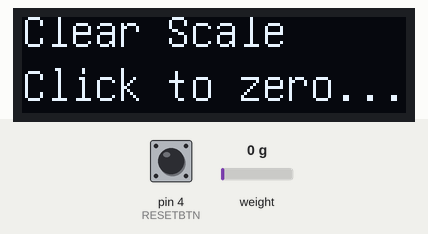
A sketch run on a simulated Arduino Uno, built with avr-gcc and run on an emulated ATmega328P. Parts: 128×32 one-colour display. The inputs (shaded band) are chosen by the test bench; at power-on: pin 4 (RESETBTN) LOW, weight on the scale 0 g. What the sketch prints to the serial monitor is not drawn.

Above: at 3.7 s.
3.8 s: pin 4 (RESETBTN) pulled HIGH for 0.15 s
6.9 s: weight on the scale set to 100 g
At 8.2 s:
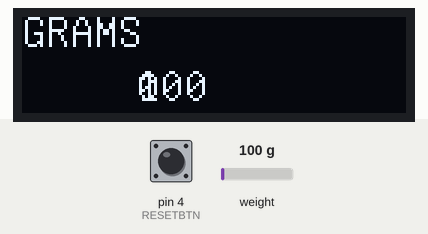
9.9 s: pin 4 (RESETBTN) pulled HIGH for 1 s
At 11.3 s:
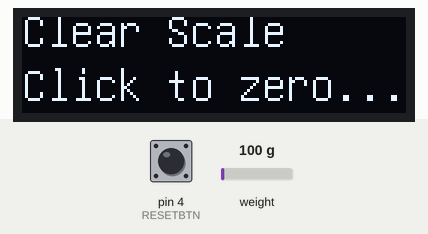
13.9 s: weight on the scale set to 1250 g
At 15.4 s:
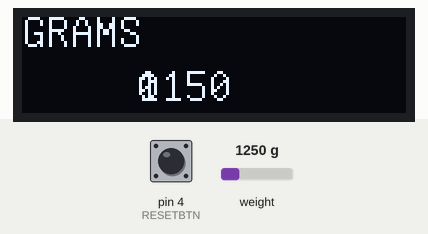
16.9 s: weight on the scale set to 2500 g
At 18.7 s:
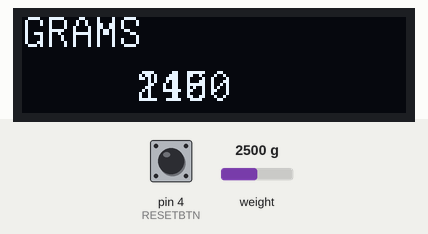
19.9 s: pin 4 (RESETBTN) pulled HIGH for 3.2 s
At 28.0 s:
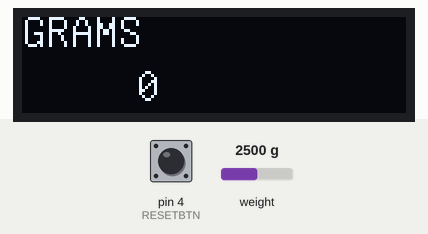
Timing chart, 0 to 28.3 s (numbered marks = the images above; inputs shaded):
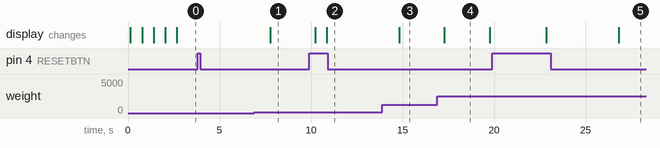

Measured:
- after the input at 3.8 s, every drawn part: stays the same
- after the input at 6.9 s, the display: changes after 0.87 s (image 1)
- after the input at 9.9 s, the display: first differs from a run without the input after 0.95 s (image 2)
- after the input at 13.9 s, the display: changes after 0.92 s (image 3)
- after the input at 16.9 s, the display: changes after 0.39 s (image 4)
- after the input at 19.9 s, the display: first changes after 3.0 s (image 5 shows a later state)
- what the display in image 4 shows lasts 2.5 s, from 17.3 s to 19.8 s

The sketch:

WaterTime.ino
```cpp
#include "U8glib.h"   // Library for Oled display https://github.com/olikraus/u8glib/
#include "HX711.h"    // Library for Load Cell amplifier board
#include <math.h>


#define CLK 5   // CLK of HX711 connected to pin 5 of Arduino
#define DOUT 6  // DOUT of HX711 connected to pin 6 of Arduino
#define RESETBTN 4
#define standard = 6;
#define drinkStandard = 40;


int reset_screen_counter=0;      // Variable used to decide what to display on Oled
float unit_conversion;           // Used to convert between measuring units
int decimal_place;               // how many decimal number to display
int weight=0;
float curWeight=0;
int prevWeighz;
int flag_clean = 0;
int stable = 0;
int machineOn, flagFinalWeight, flagTimingState,flagCup, flagAlert, flagBlink;
int weightRead,lastWeight,curRead,preRead;
float startTime, blinkTime, blinkPreTime, blinkInterval, pastInterval;
float drinkInterval = 10000;
HX711 scale;  // Init of the HX711
U8GLIB_SSD1306_128X32 u8g(U8G_I2C_OPT_FAST);  // Init of the OLED


void startupscreen(void) {
  u8g.setFont(u8g_font_unifont);
  u8g.firstPage();
  do {
    u8g.drawStr( 0, 10, "Clear Scale");
    u8g.drawStr( 0, 28, "Click to zero...");
  } while( u8g.nextPage() );
}

// Reset Scale to zero
void tare_scale(void) {
  scale.begin(DOUT, CLK);
  scale.set_scale(-109600);  //Calibration Factor obtained from calibration sketch
  scale.tare();             //Reset the scale to 0
 // flag_clean= 1;
}

/*int stable_measurement(void){
  preWeight =
  curWeight = scale.get_units(3)unit_conversion;
  prevWeight = curWeight;

  curWeight =
   Serial.print("fsrRead: ");
   Serial.print(fsrADC);
   Serial.println();
   Serial.print("计时: ");
   Serial.println(String(flagTimingState));
   Serial.print("STABLE: ");
      Serial.println(String(stable));
  // If the FSR has no pressure, the resistance will be
  // near infinite. So the voltage should be near 0.
  if (weight > 40 && stable != standard) // If the analog reading is non-zero
  {
     //analogWrite(BLUE_PIN, HIGH);
     //analogWrite(RED_PIN, HIGH);
    //blinkTime = 0;
    //flagBlink = 0;

   if(flagCup == 0 || flagCup == 3){
    flagCup = 1;
   }


    if (fabs(curRead - preRead) < 4 ){
      stable++;
    }
    else{
      stable = 0;
    }
  }
}*/

// Start Displaying information on OLED
void start_scale(void) {
  char temp_current_units[15];  // Needed to store String to Char conversion
  String KG="KG";
  String GRAMS="GRAMS";
  String LBS="POUNDS";

                  // 0 = grams
    GRAMS.toCharArray(temp_current_units, 15);  // Convert String to Char for OLED display
    unit_conversion=1000;                        // conversion value for grams
    decimal_place=0;                            // how many decimal place numbers to display

    u8g.setFont(u8g_font_unifont);
    u8g.firstPage();
      do {
        u8g.drawStr( 0, 10, temp_current_units);  // Display the current measurement unit
        u8g.setPrintPos(38, 28);
        Serial.print("重量：");
        Serial.println(scale.get_units(3)*unit_conversion);
        u8g.print(scale.get_units(3)*unit_conversion, decimal_place);  // Display the average of 3 scale value reading
      } while( u8g.nextPage() );
}


void setup(void) {

  Serial.begin(9600);
  // Rotate screen 180 degrees on OLED, if required
  u8g.setRot180();

  // Set color of OLED to Monochrome
  u8g.setColorIndex(1);

  // Select font to use
  u8g.setFont(u8g_font_unifont);

  String start_count_string="Starting up....";  // Message to display at Startup
  char start_count[15];  // Used to String to Char conversion

  // Loop to display counting dots
  for (int x=12; x < 16; x++) {  // Select the first 12 to 16 character of String
    start_count_string.toCharArray(start_count, x);
    u8g.firstPage();
    do {
      u8g.drawStr( 0, 10, "ARDUINO SCALE");
      u8g.drawStr( 0, 28, start_count);
    } while( u8g.nextPage() );
    delay(500);  // Delay between dots
  }
}


void loop(void) {
  Serial.print("按钮：");
  Serial.println(digitalRead(RESETBTN));

  //Serial.println(scale.get_units(3)*unit_conversion);
// If Switch is pressed on Rotary Encoder
  if (digitalRead(RESETBTN)) {       // Check to see which action to take
    if(reset_screen_counter == 1) {
      tare_scale();                   // 1 = zero and start scale
      reset_screen_counter=2;
      delay(500);
    } else {
      if(reset_screen_counter == 2) { // 2 = Scale already started so restart from begining
        reset_screen_counter=0;
        delay(500);
      }
    }
  }

// If system was just started display intro screen
  if (reset_screen_counter == 0) {
    startupscreen();
  reset_screen_counter=1;  // set to 1 and wait for Rotary click to zero scale
  }

// if zero (tare) of scale as occured start display of weight
  if (reset_screen_counter == 2) {
          start_scale();
  }
}
```
